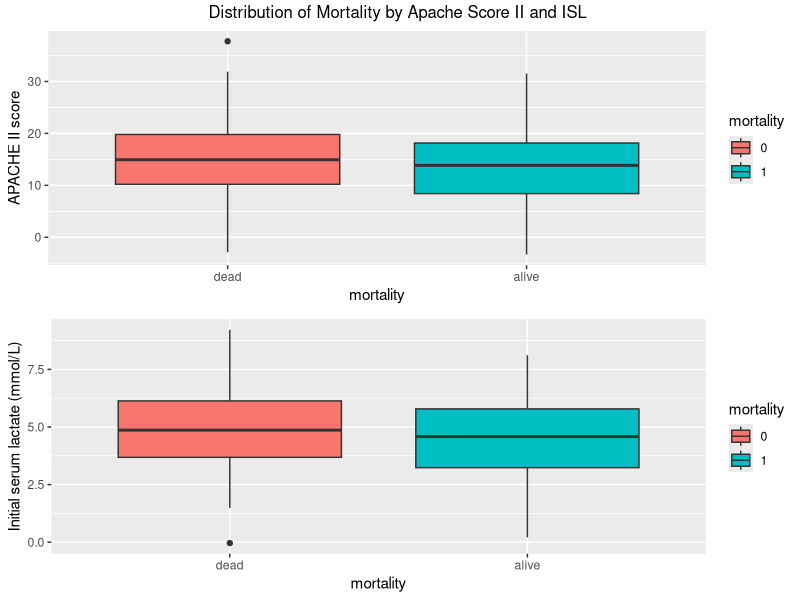
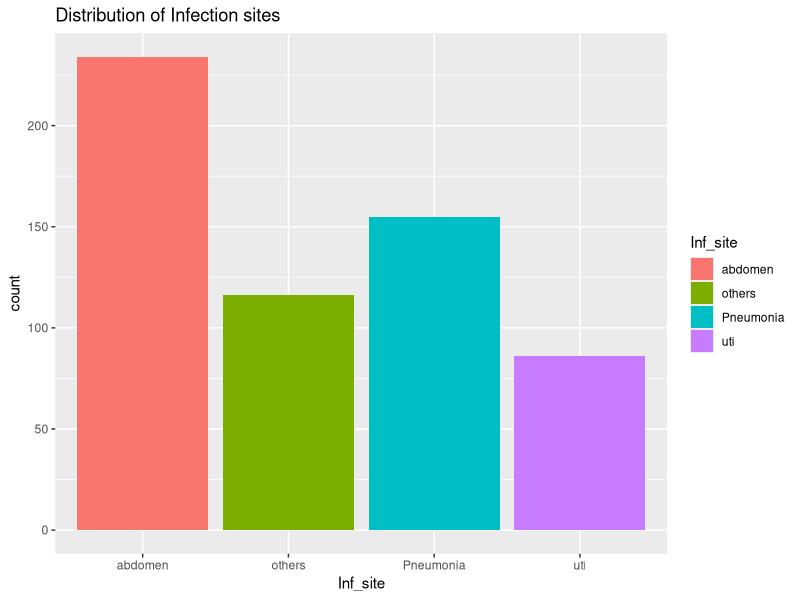
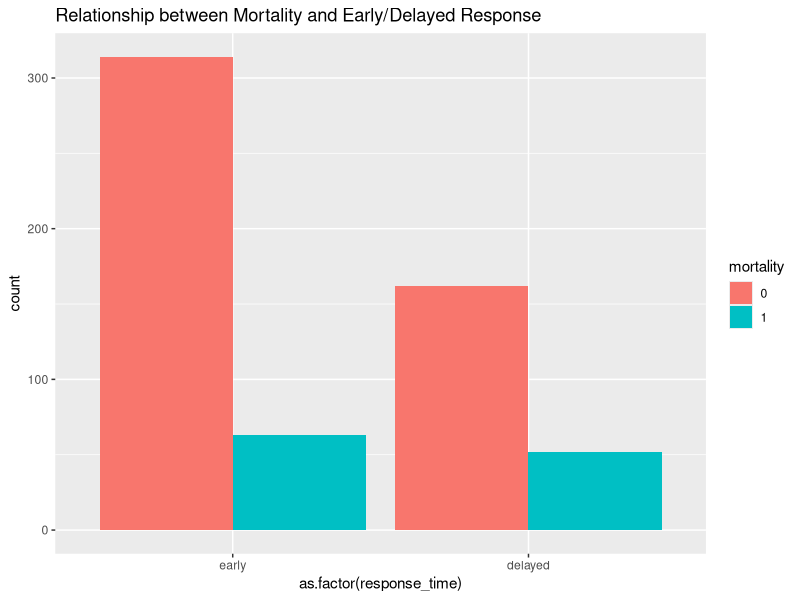

Recreate these plots in R, in order.
## ---- chunk 1
set.seed(101)
N1 = 377     # number of patients in the early group/ derived from the reference paper
age <- round(rnorm(N1, 65, 13.3))
gender <-
        sample(c("Male", "Female"),
               N1,
               replace = TRUE,
               prob = c(.56, .44))#Female and Male
Chr_renal_dis <-
        sample(c(1, 0), N1, replace = TRUE, prob = c(.04, .96))
Chr_hep_dis <-
        sample(c(1, 0), N1, replace = TRUE, prob = c(.09, .91))
Malignancy <- sample(c(1, 0), N1, replace = TRUE, prob = c(.59, .4))
Inf_site <-
        as.factor(sample(
                c("abdomen", "Pneumonia", "uti", "others"),
                N1,
                replace = TRUE,
                prob = c(.37, .29, .17, .18)
        ))
isl <- rnorm(N1, 4.8, 1.8)
apache_score <- rnorm(N1, 15, 6.7)
cvp <- sample(c(1, 0), N1, replace = TRUE, prob = c(.55, .45))
cvo2 <- sample(c(1, 0), N1, replace = TRUE, prob = c(.55, .45))
response_time <- rep(0, N1)

early_group <-
        data.frame(
                age,
                gender,
                Chr_renal_dis,
                Chr_hep_dis,
                Malignancy,
                Inf_site,
                isl,
                apache_score,
                cvp,
                cvo2,
                response_time
        )
## ---- chunk 2
N2 = 214  # number of patients in the delayed group/ derived from the reference paper
age <- round(rnorm(N2, 67, 12))
gender <-
        sample(c("Male", "Female"),
               N2,
               replace = TRUE,
               prob = c(.56, .44))#Female and Male
Chr_renal_dis <-
        sample(c(1, 0), N2, replace = TRUE, prob = c(.04, .96))
Chr_hep_dis <-
        sample(c(1, 0), N2, replace = TRUE, prob = c(.09, .91))
Malignancy <- sample(c(1, 0), N2, replace = TRUE, prob = c(.59, .4))
Inf_site <-
        sample(
                c("abdomen", "Pneumonia", "uti", "others"),
                N2,
                replace = TRUE,
                prob = c(.46, .27, .15, .16)
        )
isl <- rnorm(N2, 5, 1.5)
apache_score <- rnorm(N2, 14, 6)
cvp <- sample(c(1, 0), N2, replace = TRUE, prob = c(.55, .45))
cvo2 <- sample(c(1, 0), N2, replace = TRUE, prob = c(.55, .45))
response_time <- rep(1, N2)

delayed_group <-
        data.frame(
                age,
                gender,
                Chr_renal_dis,
                Chr_hep_dis,
                Malignancy,
                Inf_site,
                isl,
                apache_score,
                cvp,
                cvo2,
                response_time
        )
## ---- chunk 3
final.data <- rbind(early_group, delayed_group)
head(final.data)
## ---- chunk 4
# get the coeffs
beta1 <- log(0.54) 
beta2 <- log(1.06)
beta3 <- log(1.2)

# using a linear combination of significant predictors calculate the overall probability 
logistic <- function(t)
        1 / (1 + exp(-t))
linpred <-
        beta1 * final.data$response_time + beta2 * final.data$apache_score +
        beta3 * final.data$isl

prob <- logistic(linpred)
final.data$mortality <-
        as.factor(ifelse(runif(length(prob)) < prob, 0, 1))
## ---- chunk 5
library(gridExtra)
library(ggplot2)

g1 <- ggplot(final.data, aes(x = mortality, y = apache_score, fill = mortality)) +
        geom_boxplot() +
        ylab("APACHE II score") + scale_x_discrete(labels = c("1" = "alive",  "0" = "dead"))

g2 <- ggplot(final.data, aes(x = mortality, y = isl, fill = mortality)) +
        geom_boxplot() +
        ylab("Initial serum lactate (mmol/L)") +
        scale_x_discrete(labels = c("1" = "alive",  "0" = "dead"))

grid.arrange(g1, g2, nrow= 2, top = "Distribution of Mortality by Apache Score II and ISL ")


## ---- chunk 6
ggplot(final.data, aes(x = Inf_site, fill = Inf_site )) +
        geom_bar() + ggtitle("Distribution of Infection sites")
## ---- chunk 7
ggplot(final.data, aes(as.factor(response_time), ..count..)) + 
        geom_bar(aes(fill = mortality), position = "dodge") + 
        ggtitle("Relationship between Mortality and Early/Delayed Response") +
        scale_x_discrete(labels=c("0" = "early",  "1" = "delayed"))
## ---- chunk 8
mod <-
        glm(mortality ~ response_time + apache_score + isl,
            data = final.data,
            family = "binomial")
summary(mod)
